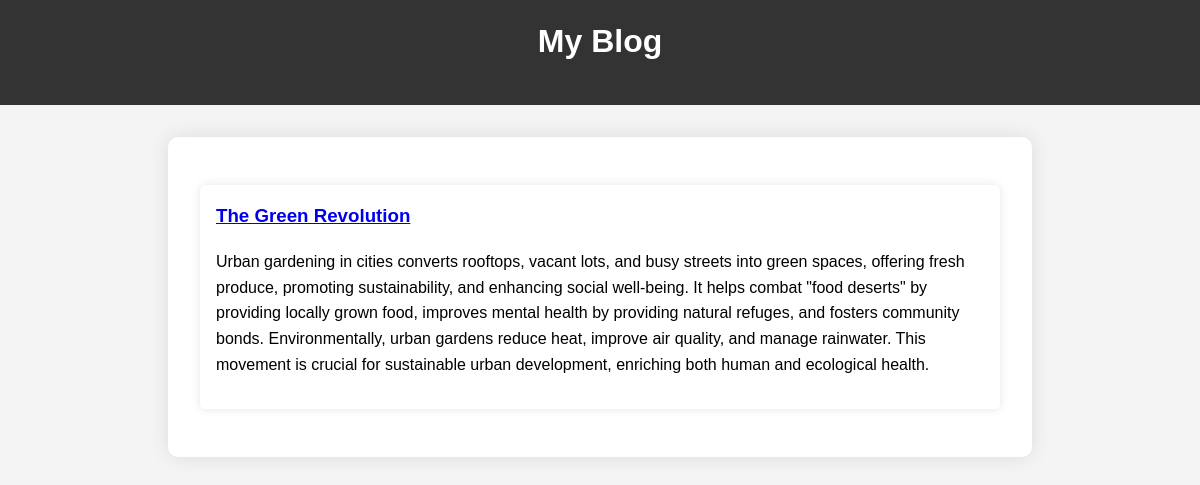
The app's page /user/2/articles with its own data.
### tables this page shows
CREATE TABLE articles (
    id INTEGER PRIMARY KEY AUTOINCREMENT,
    title TEXT NOT NULL DEFAULT '',
    subtitle TEXT NOT NULL DEFAULT '',
    content TEXT NOT NULL DEFAULT '',
    tldr TEXT NOT NULL DEFAULT '',
    saved_title TEXT NOT NULL DEFAULT '',
    saved_subtitle TEXT NOT NULL DEFAULT '',
    saved_content TEXT NOT NULL DEFAULT '',
    author_id INTEGER NOT NULL,
    created TIMESTAMP DEFAULT CURRENT_TIMESTAMP,
    draft BOOLEAN DEFAULT TRUE,
    last_saved TIMESTAMP DEFAULT CURRENT_TIMESTAMP,
    blog_id INTEGER NOT NULL DEFAULT 0,
    FOREIGN KEY (blog_id) REFERENCES blogs (id)
);

### app.py (the view)
@app.route('/user/<int:user_id>/articles', methods=('GET',))
def articles(user_id):
    conn = get_db_connection()
    articles = conn.execute('SELECT id, title, subtitle, tldr FROM articles WHERE author_id = ? AND DRAFT = FALSE', (user_id,)).fetchall()
    conn.close()
    return render_template('articles.html', articles=articles)

### app.py (called while the page is built)
def get_db_connection():
    conn = sqlite3.connect(DATABASE)
    conn.row_factory = sqlite3.Row
    return conn

### templates/articles.html
{% extends 'base.html' %}
{% block content %}
<ul>
  {% for article in articles %}
    <li>
      <h3><a href="{{ url_for('view_article', article_id=article.id) }}">{{ article.title }}</a></h3>
      <p>{{ article.tldr }}</p>
    </li>
  {% endfor %}
{% endblock %}

### static/style.css (style rules this page uses)
body { font-family: Arial, sans-serif; margin: 0; padding: 0; background-color: #f4f4f4; line-height: 1.6; }
h1, h2, h3 { margin-top: 0; }
ul { list-style: none; padding: 0; }
ul li { background-color: white; margin: 1rem 0; padding: 1rem; border-radius: 5px; box-shadow: 0 0 10px rgba(0, 0, 0, 0.1); }

### records on screen
articles: title "The Green Revolution", tldr "Urban gardening in cities converts rooftops, vacant lots, and busy streets into green spaces, offering fresh produce, promoting sustainability, and enhancing social well-being. It helps combat \"food deserts\" by providing locally grown food, improves mental health by providing natural refuges, and fosters community bonds. Environmentally, urban gardens reduce heat, improve air quality, and manage rainwater. This movement is crucial for sustainable urban development, enriching both human and ecological health."
